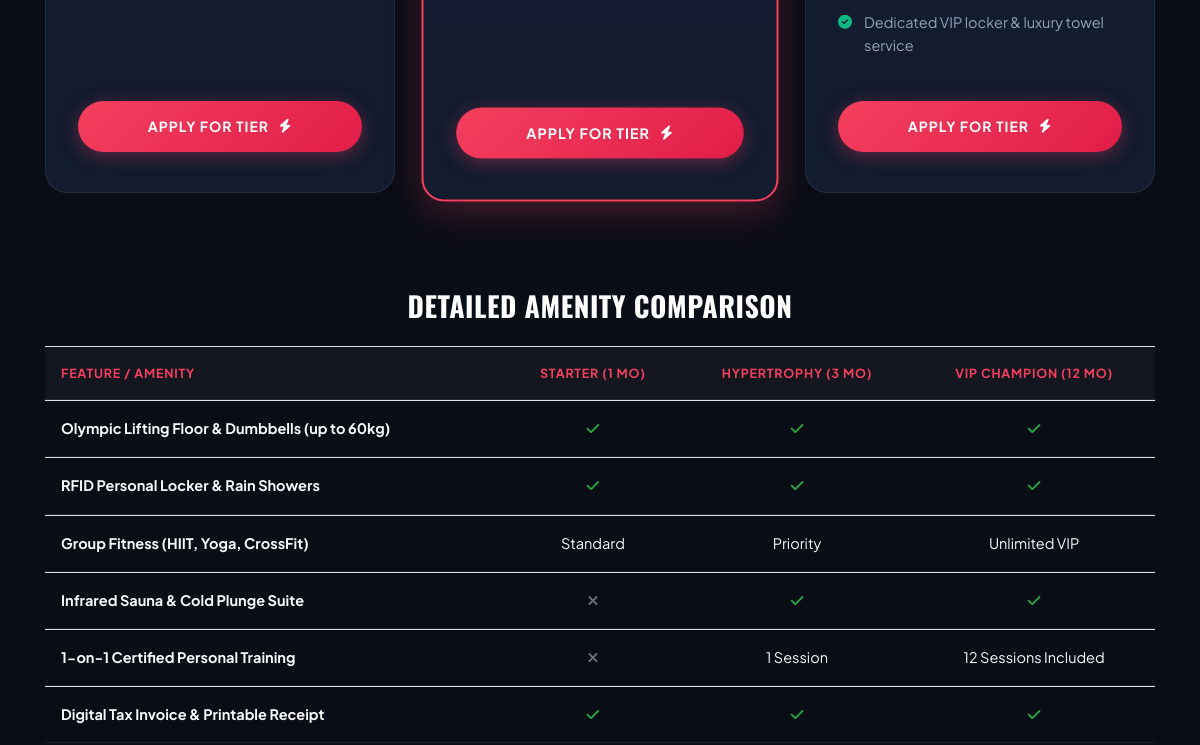
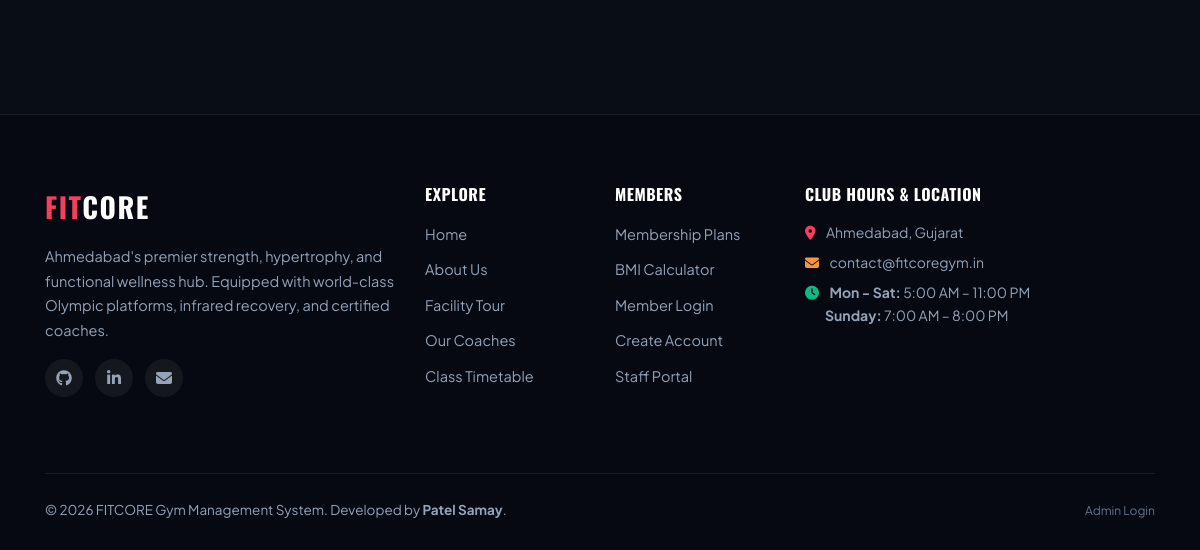
Page /pricing/ (lower part) on the earlier database version (2 pictures, top to bottom).
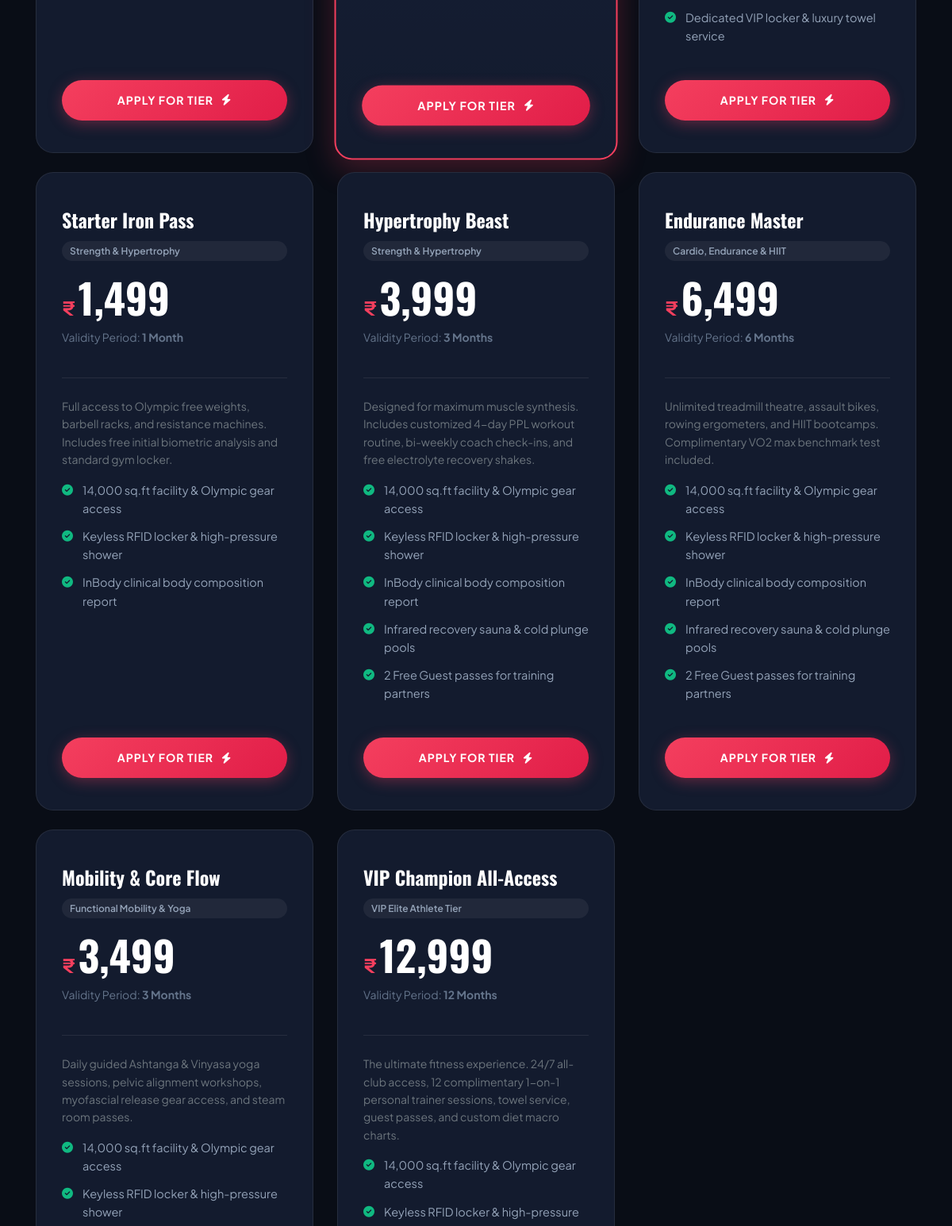
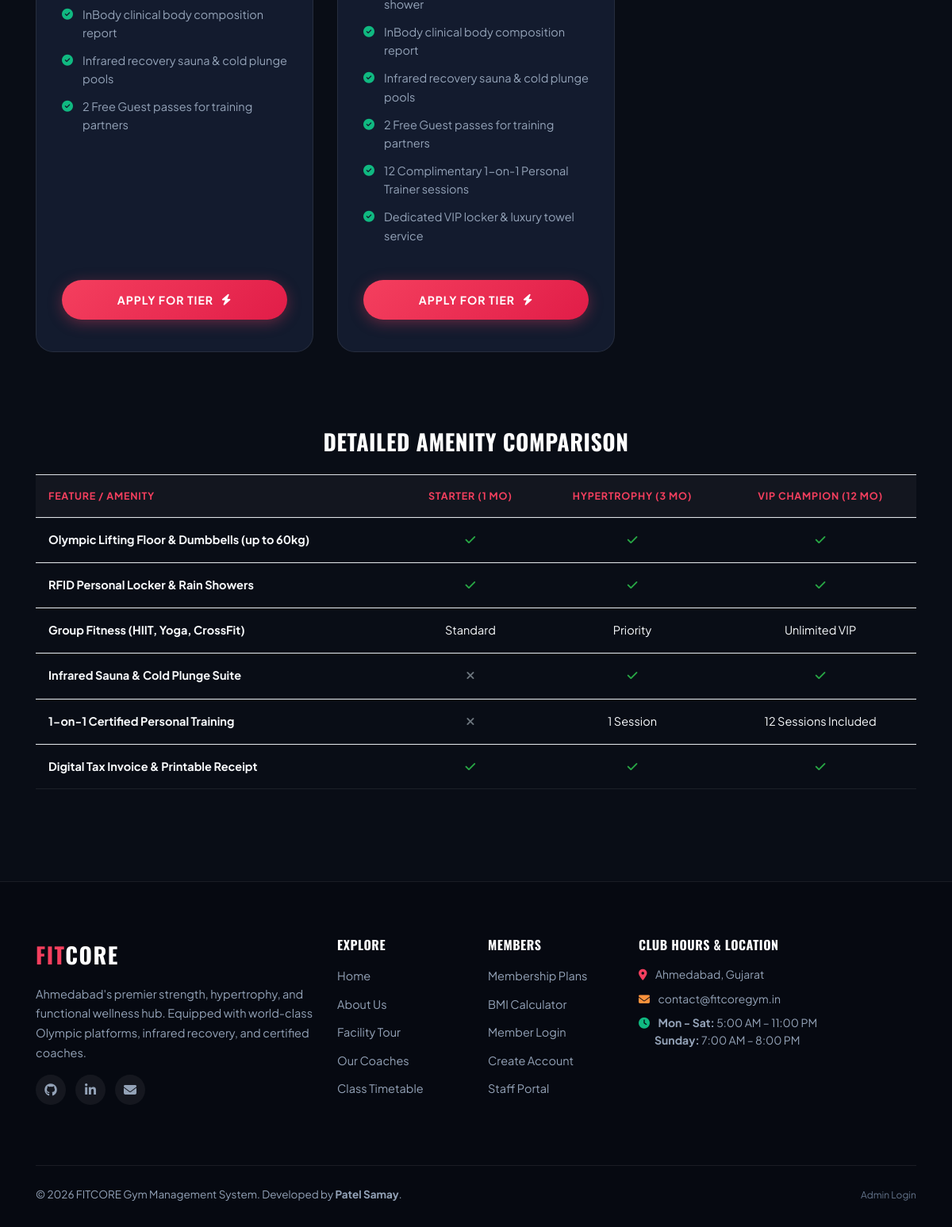
Same page on the later database version (2 pictures, top to bottom).
### gym/models.py (models this page shows, shortened)
class Package(models.Model):
    category = models.ForeignKey(Category, on_delete=models.CASCADE, null=True)
    packagename = models.ForeignKey(Packagetype, on_delete=models.CASCADE, null=True)
    titlename = models.CharField(max_length=200, null=True)
    packageduration = models.CharField(max_length=50, null=True)
    price = models.CharField(max_length=200, null=True)
    description = models.TextField(null=True, blank=True)
    creationdate = models.DateTimeField(auto_now_add=True)
    @property
    def clean_price(self):
        try:
            cleaned = str(self.price).replace('$', '').replace('₹', '').replace(',', '').strip()
            return float(cleaned)
        except (ValueError, TypeError):
            return 0.0
    @property
    def formatted_price(self):
        try:
            val = self.clean_price
            return f"{int(val):,}" if val.is_integer() else f"{val:,.2f}"
        except Exception:
            return str(self.price)

class Category(models.Model):
    categoryname = models.CharField(max_length=200, null=True)
    status = models.CharField(max_length=300, null=True, blank=True)
    creationdate = models.DateTimeField(auto_now_add=True)
    class Meta:
        verbose_name_plural = "Categories"

### gym/views.py (the view)
# urls.py: path('pricing/', pricing_view, name='pricing_view'),
def pricing_view(request):
    packages = Package.objects.all()
    categories = Category.objects.all()
    return render(request, 'pricing.html', {'packages': packages, 'categories': categories})

### gym/templates/pricing.html (shortened to what the changed rows need)
{% extends 'base.html' %}
{% load static %}
{% block content %}
<section class="section-padding">
    <div class="container">
        <div class="row">
            {% for p in packages %}
            <div class="col-lg-4 col-md-6 mb-4">
                <div class="pricing-card {% if forloop.counter == 2 %}featured{% endif %}">
                    <div class="pricing-plan-name">{{ p.titlename }}</div>
                    <span class="pricing-category-pill">{{ p.category.categoryname|default:"General Access" }}</span>
                    <div class="pricing-price-wrap">
                        <span class="pricing-currency">₹</span>
                        <span class="pricing-amount">{{ p.formatted_price }}</span>
                    </div>
                    <div class="pricing-duration">Validity Period: <strong>{{ p.packageduration }}</strong></div>
                    <div class="pricing-divider"></div>
                    <p class="text-muted" style="font-size:14px; min-height: 48px;">
                        {{ p.description|default:"All-inclusive gym floor access with locker and biometric scan." }}
                    </p>
                    <ul class="pricing-features-list">
                        <li><i class="fa fa-circle-check"></i> 14,000 sq.ft facility & Olympic gear access</li>
                        <li><i class="fa fa-circle-check"></i> Keyless RFID locker & high-pressure shower</li>
                        <li><i class="fa fa-circle-check"></i> InBody clinical body composition report</li>
                        {% if "3" in p.packageduration or "6" in p.packageduration or "12" in p.packageduration or "Year" in p.packageduration %}
                        <li><i class="fa fa-circle-check"></i> Infrared recovery sauna & cold plunge pools</li>
                        <li><i class="fa fa-circle-check"></i> 2 Free Guest passes for training partners</li>
                        {% endif %}
                        {% if "12" in p.packageduration or "Year" in p.packageduration %}
                        <li><i class="fa fa-circle-check"></i> 12 Complimentary 1-on-1 Personal Trainer sessions</li>
                        <li><i class="fa fa-circle-check"></i> Dedicated VIP locker & luxury towel service</li>
                        {% endif %}
                    </ul>
                    <div style="margin-top: auto;">
                        <a href="{% url 'apply_booking' p.id %}" class="btn-primary-custom w-100">
                            Apply For Tier <i class="fa fa-bolt"></i>
                        </a>
                    </div>
                </div>
            </div>
            {% empty %}
            <div class="col-12 text-center text-muted">
                <p>No packages found in database. Run <code>python manage.py seed_gym_data</code> to initialize.</p>
            </div>
            {% endfor %}
        </div>
        <div class="mt-5 pt-4">
            <div class="table-responsive">
                <table class="table custom-table text-center">
                    <thead>
                        <tr>
                            <th class="text-left">Feature / Amenity</th>
                            <th>Starter (1 Mo)</th>
                            <th>Hypertrophy (3 Mo)</th>
                            <th>VIP Champion (12 Mo)</th>
                        </tr>
                    </thead>
                </table>
            </div>
        </div>
    </div>
</section>
{% endblock %}

Differences in the rows shown:
added Package: titlename "Starter Iron Pass", category.categoryname "Strength & Hypertrophy", formatted_price "1,499", packageduration "1 Month", description "Full access to Olympic free weights, barbell racks, and resistance machines. Includes free initial biometric analysis and standard gym locker."
added Package: titlename "Hypertrophy Beast", category.categoryname "Strength & Hypertrophy", formatted_price "3,999", packageduration "3 Months", description "Designed for maximum muscle synthesis. Includes customized 4-day PPL workout routine, bi-weekly coach check-ins, and free electrolyte recovery shakes.", shows "Infrared recovery sauna & cold plunge pools"
added Package: titlename "Endurance Master", category.categoryname "Cardio, Endurance & HIIT", formatted_price "6,499", packageduration "6 Months", description "Unlimited treadmill theatre, assault bikes, rowing ergometers, and HIIT bootcamps. Complimentary VO2 max benchmark test included.", shows "Infrared recovery sauna & cold plunge pools"
added Package: titlename "Mobility & Core Flow", category.categoryname "Functional Mobility & Yoga", formatted_price "3,499", packageduration "3 Months", description "Daily guided Ashtanga & Vinyasa yoga sessions, pelvic alignment workshops, myofascial release gear access, and steam room passes.", shows "Infrared recovery sauna & cold plunge pools"
added Package: titlename "VIP Champion All-Access", category.categoryname "VIP Elite Athlete Tier", formatted_price "12,999", packageduration "12 Months", description "The ultimate fitness experience. 24/7 all-club access, 12 complimentary 1-on-1 personal trainer sessions, towel service, guest passes, and custom diet macro charts.", shows "Infrared recovery sauna & cold plunge pools", shows "12 Complimentary 1-on-1 Personal Trainer sessions"
